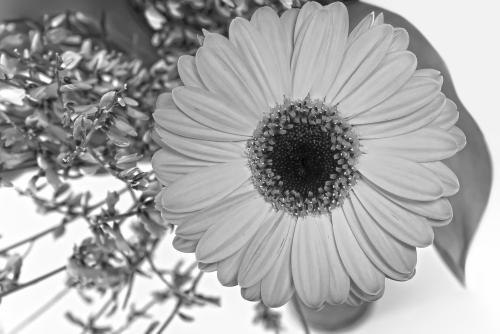
#> input picture 05장 이미지 프로세싱/예제 05.14 Python OpenCV의 2차원 필터 함수/gerbera.jpg, 500 x 334 px, shrunk from 1920 x 1280 before the run
$ python main.py
#> lines starting #> are read from the running program, lines starting #| are printed output that depends on the picture
import cv2
import numpy as np

src = cv2.imread("gerbera.jpg", cv2.IMREAD_REDUCED_GRAYSCALE_2)
#> src is the input picture: shape (334, 500); min 2, max 255, mean 166.6
kernel = np.array([
    [-1, -2, -1],
    [-2, 12, -2],
    [-1, -2, -1]
])
dst = cv2.filter2D(src, -1, kernel)
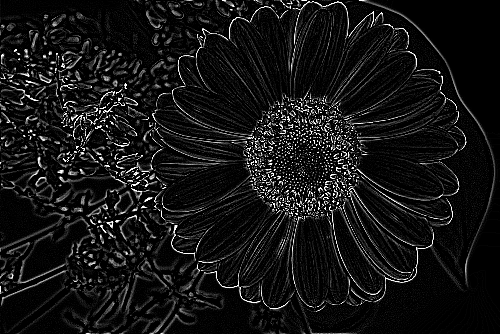
#> dst: shape (334, 500); min 0, max 255, mean 21.1

cv2.imshow("dst", dst)
cv2.waitKey(0)
cv2.destroyAllWindows()
